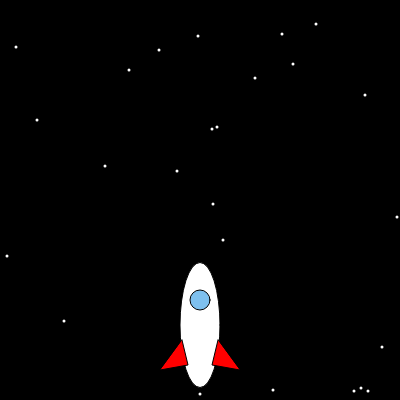
Frame 1 (no input)
Frame 60 (no input): identical to frame 1, image omitted
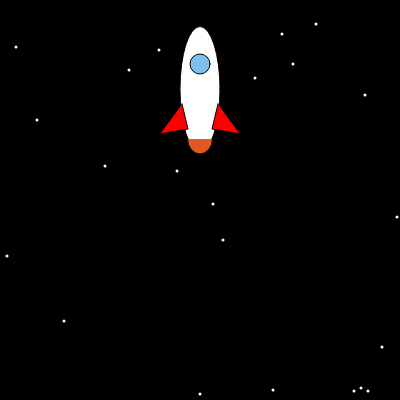
Frame 120 (the mouse pressed at the canvas centre since frame 60)

The p5.js sketch that drew these frames (run headless with seeded random() and noise() and a simulated clock; from frame 60 on, the mouse is pressed at the canvas centre):

// p5.js sketch
// ── sketch.js
var canvasX = 400;
var canvasY = 400;

var rocketBodyX = 200;
var rocketBodyY = 325;
var windowX = rocketBodyX;

var enableRockets = false;

var stars = {};
var numStars = 25;

var possibleNumStars = [25, 50, 100, 250, 500];
var selectNumStars;

function mousePressed() {
  enableRockets = true;
}

function mouseReleased() {
  enableRockets = false;
}

function setup() {
  createCanvas(canvasX, canvasY);
  background('black');

  createP("Select the number of stars: ");
  selectNumStars = createSelect();
  for (var num of possibleNumStars) {
    selectNumStars.option(num);
  }

  selectNumStars.changed(() => {
    numStars = selectNumStars.value();
    createStars();
  });

  createStars();
}
function draw() {
  // Reset background
  background('black');

  // Stars
  populateStars();

  // Reset strokes
  stroke('black');
  strokeWeight(1);
  fill('white');

  // Set up changed y variables
  var windowY = rocketBodyY - 25;
  var finTopY = rocketBodyY + 15;
  var finBottomY = rocketBodyY + 40;

  // Reset sketch if the space ship has exceeded bounds
  if (rocketBodyY <= -125) {
    rocketBodyY = 450;
    createStars();
  }

  // Ship Body
  ellipse(rocketBodyX, rocketBodyY, 40, 125);

  // Window
  fill('#7EC0EE')
  ellipse(windowX, windowY, 20, 20)

  // Fins
  fill('red');
  triangle(rocketBodyX - 18, finTopY, rocketBodyX - 12, finBottomY, rocketBodyX - 40, finBottomY + 5);
  triangle(rocketBodyX + 18, finTopY, rocketBodyX + 12, finBottomY, rocketBodyX + 40, finBottomY + 5);

  if (enableRockets) {
    // Fire
    fill('#E25822');
    arc(rocketBodyX, rocketBodyY + 50, 25, 30, 0, PI);

    // Move everything up
    rocketBodyY -= 4;
  }
}

function createStars() {
  var i;

  stars = {};

  for (i = 0; i < numStars; i++) {
    var x = Math.floor(Math.random() * canvasX);
    var y = Math.floor(Math.random() * canvasY);
    stars[x] = y;
  }
}

function populateStars() {
  stroke('white');
  strokeWeight(3);

  // Iterate through dictionary and create the points
  Object.keys(stars).forEach(function(key) {
    point(key, stars[key]);
  });
}
